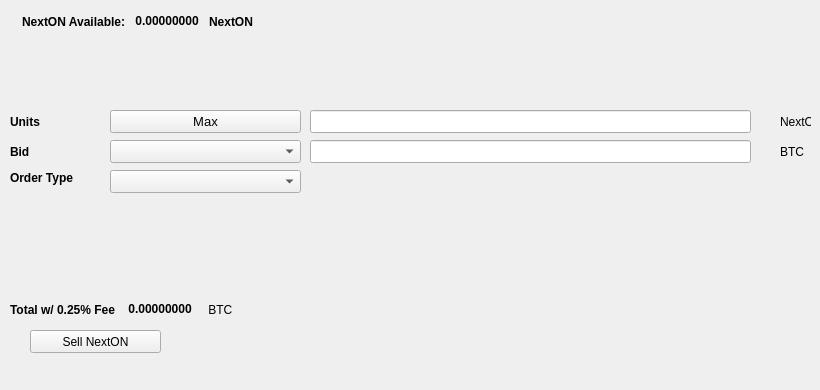
   <widget class="QWidget" name="SellTab">
    <attribute name="title">
     <string>Sell</string>
    </attribute>
    <widget class="QLabel" name="label_16">
     <property name="geometry">
      <rect>
       <x>780</x>
       <y>140</y>
       <width>31</width>
       <height>23</height>
      </rect>
     </property>
     <property name="text">
      <string>BTC</string>
     </property>
    </widget>
    <widget class="QComboBox" name="SellBidcomboBox">
     <property name="geometry">
      <rect>
       <x>110</x>
       <y>140</y>
       <width>191</width>
       <height>23</height>
      </rect>
     </property>
     <property name="font">
      <font>
       <pointsize>10</pointsize>
      </font>
     </property>
    </widget>
    <widget class="QLabel" name="label_18">
     <property name="geometry">
      <rect>
       <x>10</x>
       <y>110</y>
       <width>46</width>
       <height>23</height>
      </rect>
     </property>
     <property name="font">
      <font>
       <weight>75</weight>
       <bold>true</bold>
      </font>
     </property>
     <property name="text">
      <string>Units</string>
     </property>
    </widget>
    <widget class="QPushButton" name="Sell_Max_Amount">
     <property name="geometry">
      <rect>
       <x>110</x>
       <y>110</y>
       <width>191</width>
       <height>23</height>
      </rect>
     </property>
     <property name="font">
      <font>
       <pointsize>10</pointsize>
      </font>
     </property>
     <property name="text">
      <string>Max</string>
     </property>
    </widget>
    <widget class="QLabel" name="label_20">
     <property name="geometry">
      <rect>
       <x>10</x>
       <y>170</y>
       <width>91</width>
       <height>16</height>
      </rect>
     </property>
     <property name="font">
      <font>
       <weight>75</weight>
       <bold>true</bold>
      </font>
     </property>
     <property name="text">
      <string>Order Type</string>
     </property>
    </widget>
    <widget class="QComboBox" name="SellOrdertypeCombo">
     <property name="geometry">
      <rect>
       <x>110</x>
       <y>170</y>
       <width>191</width>
       <height>23</height>
      </rect>
     </property>
     <property name="font">
      <font>
       <pointsize>10</pointsize>
      </font>
     </property>
    </widget>
    <widget class="QLabel" name="label_21">
     <property name="geometry">
      <rect>
       <x>10</x>
       <y>140</y>
       <width>46</width>
       <height>23</height>
      </rect>
     </property>
     <property name="font">
      <font>
       <weight>75</weight>
       <bold>true</bold>
      </font>
     </property>
     <property name="text">
      <string>Bid</string>
     </property>
    </widget>
    <widget class="QLabel" name="label_22">
     <property name="geometry">
      <rect>
       <x>780</x>
       <y>110</y>
       <width>31</width>
       <height>23</height>
      </rect>
     </property>
     <property name="text">
      <string>NextON</string>
     </property>
    </widget>
    <widget class="QLineEdit" name="UnitsInputNextON">
     <property name="geometry">
      <rect>
       <x>310</x>
       <y>110</y>
       <width>441</width>
       <height>23</height>
      </rect>
     </property>
     <property name="font">
      <font>
       <pointsize>9</pointsize>
       <weight>75</weight>
       <bold>true</bold>
      </font>
     </property>
    </widget>
    <widget class="QLineEdit" name="SellBidPriceEdit">
     <property name="geometry">
      <rect>
       <x>310</x>
       <y>140</y>
       <width>441</width>
       <height>23</height>
      </rect>
     </property>
     <property name="font">
      <font>
       <pointsize>9</pointsize>
       <weight>75</weight>
       <bold>true</bold>
      </font>
     </property>
    </widget>
    <widget class="QPushButton" name="SellNextONBTN">
     <property name="geometry">
      <rect>
       <x>30</x>
       <y>330</y>
       <width>131</width>
       <height>23</height>
      </rect>
     </property>
     <property name="text">
      <string>Sell NextON</string>
     </property>
     <property name="icon">
      <iconset resource="../nxton">
       <normaloff>:/icons/bitcoin</normaloff>:/icons/bitcoin</iconset>
     </property>
    </widget>
    <widget class="QWidget" name="layoutWidget3">
     <property name="geometry">
      <rect>
       <x>22</x>
       <y>12</y>
       <width>258</width>
       <height>19</height>
      </rect>
     </property>
     <layout class="QHBoxLayout" name="horizontalLayout">
      <item>
       <widget class="QLabel" name="label232_2">
        <property name="font">
         <font>
          <weight>75</weight>
          <bold>true</bold>
         </font>
        </property>
        <property name="text">
         <string>NextON Available:</string>
        </property>
       </widget>
      </item>
      <item>
       <widget class="QLabel" name="NextONAvailableLabel">
        <property name="palette">
         <palette>
          <active>
           <colorrole role="WindowText">
            <brush brushstyle="SolidPattern">
             <color alpha="255">
              <red>0</red>
              <green>0</green>
              <blue>0</blue>
             </color>
            </brush>
           </colorrole>
           <colorrole role="Button">
            <brush brushstyle="SolidPattern">
             <color alpha="255">
              <red>0</red>
              <green>170</green>
              <blue>0</blue>
             </color>
            </brush>
           </colorrole>
           <colorrole role="Light">
            <brush brushstyle="SolidPattern">
             <color alpha="255">
              <red>0</red>
              <green>255</green>
              <blue>0</blue>
             </color>
            </brush>
           </colorrole>
           <colorrole role="Midlight">
            <brush brushstyle="SolidPattern">
             <color alpha="255">
              <red>0</red>
              <green>212</green>
              <blue>0</blue>
             </color>
            </brush>
           </colorrole>
           <colorrole role="Dark">
            <brush brushstyle="SolidPattern">
             <color alpha="255">
              <red>0</red>
              <green>85</green>
              <blue>0</blue>
             </color>
            </brush>
           </colorrole>
           <colorrole role="Mid">
            <brush brushstyle="SolidPattern">
             <color alpha="255">
              <red>0</red>
              <green>113</green>
              <blue>0</blue>
             </color>
            </brush>
           </colorrole>
           <colorrole role="Text">
            <brush brushstyle="SolidPattern">
             <color alpha="255">
              <red>0</red>
              <green>170</green>
              <blue>0</blue>
             </color>
            </brush>
           </colorrole>
           <colorrole role="BrightText">
            <brush brushstyle="SolidPattern">
             <color alpha="255">
              <red>255</red>
              <green>255</green>
              <blue>255</blue>
             </color>
            </brush>
           </colorrole>
           <colorrole role="ButtonText">
            <brush brushstyle="SolidPattern">
             <color alpha="255">
              <red>0</red>
              <green>0</green>
              <blue>0</blue>
             </color>
            </brush>
           </colorrole>
           <colorrole role="Base">
            <brush brushstyle="SolidPattern">
             <color alpha="255">
              <red>255</red>
              <green>255</green>
              <blue>255</blue>
             </color>
            </brush>
           </colorrole>
           <colorrole role="Window">
            <brush brushstyle="SolidPattern">
             <color alpha="255">
              <red>0</red>
              <green>170</green>
              <blue>0</blue>
             </color>
            </brush>
           </colorrole>
           <colorrole role="Shadow">
            <brush brushstyle="SolidPattern">
             <color alpha="255">
              <red>0</red>
              <green>0</green>
              <blue>0</blue>
             </color>
            </brush>
           </colorrole>
           <colorrole role="AlternateBase">
            <brush brushstyle="SolidPattern">
             <color alpha="255">
              <red>127</red>
              <green>212</green>
              <blue>127</blue>
             </color>
            </brush>
           </colorrole>
           <colorrole role="ToolTipBase">
            <brush brushstyle="SolidPattern">
             <color alpha="255">
              <red>255</red>
              <green>255</green>
              <blue>220</blue>
             </color>
            </brush>
           </colorrole>
           <colorrole role="ToolTipText">
            <brush brushstyle="SolidPattern">
             <color alpha="255">
              <red>0</red>
              <green>0</green>
              <blue>0</blue>
             </color>
            </brush>
           </colorrole>
          </active>
          <inactive>
           <colorrole role="WindowText">
            <brush brushstyle="SolidPattern">
             <color alpha="255">
              <red>0</red>
              <green>0</green>
              <blue>0</blue>
             </color>
            </brush>
           </colorrole>
           <colorrole role="Button">
            <brush brushstyle="SolidPattern">
             <color alpha="255">
              <red>0</red>
              <green>170</green>
              <blue>0</blue>
             </color>
            </brush>
           </colorrole>
           <colorrole role="Light">
            <brush brushstyle="SolidPattern">
             <color alpha="255">
              <red>0</red>
              <green>255</green>
              <blue>0</blue>
             </color>
            </brush>
           </colorrole>
           <colorrole role="Midlight">
            <brush brushstyle="SolidPattern">
             <color alpha="255">
              <red>0</red>
              <green>212</green>
              <blue>0</blue>
             </color>
            </brush>
           </colorrole>
           <colorrole role="Dark">
            <brush brushstyle="SolidPattern">
             <color alpha="255">
              <red>0</red>
              <green>85</green>
              <blue>0</blue>
             </color>
            </brush>
           </colorrole>
           <colorrole role="Mid">
            <brush brushstyle="SolidPattern">
             <color alpha="255">
              <red>0</red>
              <green>113</green>
              <blue>0</blue>
             </color>
            </brush>
           </colorrole>
           <colorrole role="Text">
            <brush brushstyle="SolidPattern">
             <color alpha="255">
              <red>0</red>
              <green>170</green>
              <blue>0</blue>
             </color>
            </brush>
           </colorrole>
           <colorrole role="BrightText">
            <brush brushstyle="SolidPattern">
             <color alpha="255">
              <red>255</red>
              <green>255</green>
              <blue>255</blue>
             </color>
            </brush>
           </colorrole>
           <colorrole role="ButtonText">
            <brush brushstyle="SolidPattern">
             <color alpha="255">
              <red>0</red>
              <green>0</green>
              <blue>0</blue>
             </color>
            </brush>
           </colorrole>
           <colorrole role="Base">
            <brush brushstyle="SolidPattern">
             <color alpha="255">
              <red>255</red>
              <green>255</green>
              <blue>255</blue>
             </color>
            </brush>
           </colorrole>
           <colorrole role="Window">
            <brush brushstyle="SolidPattern">
             <color alpha="255">
              <red>0</red>
              <green>170</green>
              <blue>0</blue>
             </color>
            </brush>
           </colorrole>
           <colorrole role="Shadow">
            <brush brushstyle="SolidPattern">
             <color alpha="255">
              <red>0</red>
              <green>0</green>
              <blue>0</blue>
             </color>
            </brush>
           </colorrole>
           <colorrole role="AlternateBase">
            <brush brushstyle="SolidPattern">
             <color alpha="255">
              <red>127</red>
              <green>212</green>
              <blue>127</blue>
             </color>
            </brush>
           </colorrole>
           <colorrole role="ToolTipBase">
            <brush brushstyle="SolidPattern">
             <color alpha="255">
              <red>255</red>
              <green>255</green>
              <blue>220</blue>
             </color>
            </brush>
           </colorrole>
           <colorrole role="ToolTipText">
            <brush brushstyle="SolidPattern">
             <color alpha="255">
              <red>0</red>
              <green>0</green>
              <blue>0</blue>
             </color>
            </brush>
           </colorrole>
          </inactive>
          <disabled>
           <colorrole role="WindowText">
            <brush brushstyle="SolidPattern">
             <color alpha="255">
              <red>0</red>
              <green>85</green>
              <blue>0</blue>
             </color>
            </brush>
           </colorrole>
           <colorrole role="Button">
            <brush brushstyle="SolidPattern">
             <color alpha="255">
              <red>0</red>
              <green>170</green>
              <blue>0</blue>
             </color>
            </brush>
           </colorrole>
           <colorrole role="Light">
            <brush brushstyle="SolidPattern">
             <color alpha="255">
              <red>0</red>
              <green>255</green>
              <blue>0</blue>
             </color>
            </brush>
           </colorrole>
           <colorrole role="Midlight">
            <brush brushstyle="SolidPattern">
             <color alpha="255">
              <red>0</red>
              <green>212</green>
              <blue>0</blue>
             </color>
            </brush>
           </colorrole>
           <colorrole role="Dark">
            <brush brushstyle="SolidPattern">
             <color alpha="255">
              <red>0</red>
              <green>85</green>
              <blue>0</blue>
             </color>
            </brush>
           </colorrole>
           <colorrole role="Mid">
            <brush brushstyle="SolidPattern">
             <color alpha="255">
              <red>0</red>
              <green>113</green>
              <blue>0</blue>
             </color>
            </brush>
           </colorrole>
           <colorrole role="Text">
            <brush brushstyle="SolidPattern">
             <color alpha="255">
              <red>0</red>
              <green>85</green>
              <blue>0</blue>
             </color>
            </brush>
           </colorrole>
           <colorrole role="BrightText">
            <brush brushstyle="SolidPattern">
             <color alpha="255">
              <red>255</red>
              <green>255</green>
              <blue>255</blue>
             </color>
            </brush>
           </colorrole>
           <colorrole role="ButtonText">
            <brush brushstyle="SolidPattern">
             <color alpha="255">
              <red>0</red>
              <green>85</green>
              <blue>0</blue>
             </color>
            </brush>
           </colorrole>
           <colorrole role="Base">
            <brush brushstyle="SolidPattern">
             <color alpha="255">
              <red>0</red>
              <green>170</green>
              <blue>0</blue>
             </color>
            </brush>
           </colorrole>
           <colorrole role="Window">
            <brush brushstyle="SolidPattern">
             <color alpha="255">
              <red>0</red>
              <green>170</green>
              <blue>0</blue>
             </color>
            </brush>
           </colorrole>
           <colorrole role="Shadow">
            <brush brushstyle="SolidPattern">
             <color alpha="255">
              <red>0</red>
              <green>0</green>
              <blue>0</blue>
             </color>
            </brush>
           </colorrole>
           <colorrole role="AlternateBase">
            <brush brushstyle="SolidPattern">
             <color alpha="255">
              <red>0</red>
              <green>170</green>
              <blue>0</blue>
             </color>
            </brush>
           </colorrole>
           <colorrole role="ToolTipBase">
            <brush brushstyle="SolidPattern">
             <color alpha="255">
              <red>255</red>
              <green>255</green>
              <blue>220</blue>
             </color>
            </brush>
           </colorrole>
           <colorrole role="ToolTipText">
            <brush brushstyle="SolidPattern">
             <color alpha="255">
              <red>0</red>
              <green>0</green>
              <blue>0</blue>
             </color>
            </brush>
           </colorrole>
          </disabled>
         </palette>
        </property>
        <property name="font">
         <font>
          <weight>75</weight>
          <bold>true</bold>
         </font>
        </property>
        <property name="text">
         <string> 0.00000000 </string>
        </property>
        <property name="textInteractionFlags">
         <set>Qt::LinksAccessibleByMouse|Qt::TextSelectableByKeyboard|Qt::TextSelectableByMouse</set>
        </property>
       </widget>
      </item>
      <item>
       <widget class="QLabel" name="labelNextON">
        <property name="font">
         <font>
          <weight>75</weight>
          <bold>true</bold>
         </font>
        </property>
        <property name="text">
         <string>NextON</string>
        </property>
       </widget>
      </item>
     </layout>
    </widget>
    <widget class="QWidget" name="layoutWidget">
     <property name="geometry">
      <rect>
       <x>10</x>
       <y>300</y>
       <width>268</width>
       <height>19</height>
      </rect>
     </property>
     <layout class="QHBoxLayout" name="horizontalLayout_2">
      <item>
       <widget class="QLabel" name="label_19">
        <property name="font">
         <font>
          <weight>75</weight>
          <bold>true</bold>
         </font>
        </property>
        <property name="text">
         <string>Total w/ 0.25% Fee </string>
        </property>
       </widget>
      </item>
      <item>
       <widget class="QLabel" name="SellCostLabel">
        <property name="palette">
         <palette>
          <active>
           <colorrole role="WindowText">
            <brush brushstyle="SolidPattern">
             <color alpha="255">
              <red>0</red>
              <green>0</green>
              <blue>0</blue>
             </color>
            </brush>
           </colorrole>
           <colorrole role="Button">
            <brush brushstyle="SolidPattern">
             <color alpha="255">
              <red>0</red>
              <green>170</green>
              <blue>0</blue>
             </color>
            </brush>
           </colorrole>
           <colorrole role="Light">
            <brush brushstyle="SolidPattern">
             <color alpha="255">
              <red>0</red>
              <green>255</green>
              <blue>0</blue>
             </color>
            </brush>
           </colorrole>
           <colorrole role="Midlight">
            <brush brushstyle="SolidPattern">
             <color alpha="255">
              <red>0</red>
              <green>212</green>
              <blue>0</blue>
             </color>
            </brush>
           </colorrole>
           <colorrole role="Dark">
            <brush brushstyle="SolidPattern">
             <color alpha="255">
              <red>0</red>
              <green>85</green>
              <blue>0</blue>
             </color>
            </brush>
           </colorrole>
           <colorrole role="Mid">
            <brush brushstyle="SolidPattern">
             <color alpha="255">
              <red>0</red>
              <green>113</green>
              <blue>0</blue>
             </color>
            </brush>
           </colorrole>
           <colorrole role="Text">
            <brush brushstyle="SolidPattern">
             <color alpha="255">
              <red>0</red>
              <green>170</green>
              <blue>0</blue>
             </color>
            </brush>
           </colorrole>
           <colorrole role="BrightText">
            <brush brushstyle="SolidPattern">
             <color alpha="255">
              <red>255</red>
              <green>255</green>
              <blue>255</blue>
             </color>
            </brush>
           </colorrole>
           <colorrole role="ButtonText">
            <brush brushstyle="SolidPattern">
             <color alpha="255">
              <red>0</red>
              <green>0</green>
              <blue>0</blue>
             </color>
            </brush>
           </colorrole>
           <colorrole role="Base">
            <brush brushstyle="SolidPattern">
             <color alpha="255">
              <red>255</red>
              <green>255</green>
              <blue>255</blue>
             </color>
            </brush>
           </colorrole>
           <colorrole role="Window">
            <brush brushstyle="SolidPattern">
             <color alpha="255">
              <red>0</red>
              <green>170</green>
              <blue>0</blue>
             </color>
            </brush>
           </colorrole>
           <colorrole role="Shadow">
            <brush brushstyle="SolidPattern">
             <color alpha="255">
              <red>0</red>
              <green>0</green>
              <blue>0</blue>
             </color>
            </brush>
           </colorrole>
           <colorrole role="AlternateBase">
            <brush brushstyle="SolidPattern">
             <color alpha="255">
              <red>127</red>
              <green>212</green>
              <blue>127</blue>
             </color>
            </brush>
           </colorrole>
           <colorrole role="ToolTipBase">
            <brush brushstyle="SolidPattern">
             <color alpha="255">
              <red>255</red>
              <green>255</green>
              <blue>220</blue>
             </color>
            </brush>
           </colorrole>
           <colorrole role="ToolTipText">
            <brush brushstyle="SolidPattern">
             <color alpha="255">
              <red>0</red>
              <green>0</green>
              <blue>0</blue>
             </color>
            </brush>
           </colorrole>
          </active>
          <inactive>
           <colorrole role="WindowText">
            <brush brushstyle="SolidPattern">
             <color alpha="255">
              <red>0</red>
              <green>0</green>
              <blue>0</blue>
             </color>
            </brush>
           </colorrole>
           <colorrole role="Button">
            <brush brushstyle="SolidPattern">
             <color alpha="255">
              <red>0</red>
              <green>170</green>
              <blue>0</blue>
             </color>
            </brush>
           </colorrole>
           <colorrole role="Light">
            <brush brushstyle="SolidPattern">
             <color alpha="255">
              <red>0</red>
              <green>255</green>
              <blue>0</blue>
             </color>
            </brush>
           </colorrole>
           <colorrole role="Midlight">
            <brush brushstyle="SolidPattern">
             <color alpha="255">
              <red>0</red>
              <green>212</green>
              <blue>0</blue>
             </color>
            </brush>
           </colorrole>
           <colorrole role="Dark">
            <brush brushstyle="SolidPattern">
             <color alpha="255">
              <red>0</red>
              <green>85</green>
              <blue>0</blue>
             </color>
            </brush>
           </colorrole>
           <colorrole role="Mid">
            <brush brushstyle="SolidPattern">
             <color alpha="255">
              <red>0</red>
              <green>113</green>
              <blue>0</blue>
             </color>
            </brush>
           </colorrole>
           <colorrole role="Text">
            <brush brushstyle="SolidPattern">
             <color alpha="255">
              <red>0</red>
              <green>170</green>
              <blue>0</blue>
             </color>
            </brush>
           </colorrole>
           <colorrole role="BrightText">
            <brush brushstyle="SolidPattern">
             <color alpha="255">
              <red>255</red>
              <green>255</green>
              <blue>255</blue>
             </color>
            </brush>
           </colorrole>
           <colorrole role="ButtonText">
            <brush brushstyle="SolidPattern">
             <color alpha="255">
              <red>0</red>
              <green>0</green>
              <blue>0</blue>
             </color>
            </brush>
           </colorrole>
           <colorrole role="Base">
            <brush brushstyle="SolidPattern">
             <color alpha="255">
              <red>255</red>
              <green>255</green>
              <blue>255</blue>
             </color>
            </brush>
           </colorrole>
           <colorrole role="Window">
            <brush brushstyle="SolidPattern">
             <color alpha="255">
              <red>0</red>
              <green>170</green>
              <blue>0</blue>
             </color>
            </brush>
           </colorrole>
           <colorrole role="Shadow">
            <brush brushstyle="SolidPattern">
             <color alpha="255">
              <red>0</red>
              <green>0</green>
              <blue>0</blue>
             </color>
            </brush>
           </colorrole>
           <colorrole role="AlternateBase">
            <brush brushstyle="SolidPattern">
             <color alpha="255">
              <red>127</red>
              <green>212</green>
              <blue>127</blue>
             </color>
            </brush>
           </colorrole>
           <colorrole role="ToolTipBase">
            <brush brushstyle="SolidPattern">
             <color alpha="255">
              <red>255</red>
              <green>255</green>
              <blue>220</blue>
             </color>
            </brush>
           </colorrole>
           <colorrole role="ToolTipText">
            <brush brushstyle="SolidPattern">
             <color alpha="255">
              <red>0</red>
              <green>0</green>
              <blue>0</blue>
             </color>
            </brush>
           </colorrole>
          </inactive>
          <disabled>
           <colorrole role="WindowText">
            <brush brushstyle="SolidPattern">
             <color alpha="255">
              <red>0</red>
              <green>85</green>
              <blue>0</blue>
             </color>
            </brush>
           </colorrole>
           <colorrole role="Button">
            <brush brushstyle="SolidPattern">
             <color alpha="255">
              <red>0</red>
              <green>170</green>
              <blue>0</blue>
             </color>
            </brush>
           </colorrole>
           <colorrole role="Light">
            <brush brushstyle="SolidPattern">
             <color alpha="255">
              <red>0</red>
              <green>255</green>
              <blue>0</blue>
             </color>
            </brush>
           </colorrole>
           <colorrole role="Midlight">
            <brush brushstyle="SolidPattern">
             <color alpha="255">
              <red>0</red>
              <green>212</green>
              <blue>0</blue>
             </color>
            </brush>
           </colorrole>
           <colorrole role="Dark">
            <brush brushstyle="SolidPattern">
             <color alpha="255">
              <red>0</red>
              <green>85</green>
              <blue>0</blue>
             </color>
            </brush>
           </colorrole>
           <colorrole role="Mid">
            <brush brushstyle="SolidPattern">
             <color alpha="255">
              <red>0</red>
              <green>113</green>
              <blue>0</blue>
             </color>
            </brush>
           </colorrole>
           <colorrole role="Text">
            <brush brushstyle="SolidPattern">
             <color alpha="255">
              <red>0</red>
              <green>85</green>
              <blue>0</blue>
             </color>
            </brush>
           </colorrole>
           <colorrole role="BrightText">
            <brush brushstyle="SolidPattern">
             <color alpha="255">
              <red>255</red>
              <green>255</green>
              <blue>255</blue>
             </color>
            </brush>
           </colorrole>
           <colorrole role="ButtonText">
            <brush brushstyle="SolidPattern">
             <color alpha="255">
              <red>0</red>
              <green>85</green>
              <blue>0</blue>
             </color>
            </brush>
           </colorrole>
           <colorrole role="Base">
            <brush brushstyle="SolidPattern">
             <color alpha="255">
              <red>0</red>
              <green>170</green>
              <blue>0</blue>
             </color>
            </brush>
           </colorrole>
           <colorrole role="Window">
            <brush brushstyle="SolidPattern">
             <color alpha="255">
              <red>0</red>
              <green>170</green>
              <blue>0</blue>
             </color>
            </brush>
           </colorrole>
           <colorrole role="Shadow">
            <brush brushstyle="SolidPattern">
             <color alpha="255">
              <red>0</red>
              <green>0</green>
              <blue>0</blue>
             </color>
            </brush>
           </colorrole>
           <colorrole role="AlternateBase">
            <brush brushstyle="SolidPattern">
             <color alpha="255">
              <red>0</red>
              <green>170</green>
              <blue>0</blue>
             </color>
            </brush>
           </colorrole>
           <colorrole role="ToolTipBase">
            <brush brushstyle="SolidPattern">
             <color alpha="255">
              <red>255</red>
              <green>255</green>
              <blue>220</blue>
             </color>
            </brush>
           </colorrole>
           <colorrole role="ToolTipText">
            <brush brushstyle="SolidPattern">
             <color alpha="255">
              <red>0</red>
              <green>0</green>
              <blue>0</blue>
             </color>
            </brush>
           </colorrole>
          </disabled>
         </palette>
        </property>
        <property name="font">
         <font>
          <weight>75</weight>
          <bold>true</bold>
         </font>
        </property>
        <property name="autoFillBackground">
         <bool>false</bool>
        </property>
        <property name="text">
         <string> 0.00000000</string>
        </property>
        <property name="textInteractionFlags">
         <set>Qt::LinksAccessibleByMouse|Qt::TextSelectableByMouse</set>
        </property>
       </widget>
      </item>
      <item>
       <widget class="QLabel" name="label_17">
        <property name="font">
         <font>
          <weight>50</weight>
          <bold>false</bold>
         </font>
        </property>
        <property name="text">
         <string> BTC</string>
        </property>
       </widget>
      </item>
     </layout>
    </widget>
    <widget class="QLabel" name="label_23">
     <property name="geometry">
      <rect>
       <x>460</x>
       <y>300</y>
       <width>281</width>
       <height>81</height>
      </rect>
     </property>
     <property name="text">
      <string/>
     </property>
     <property name="pixmap">
      <pixmap>:/images/bittrex</pixmap>
     </property>
    </widget>
   </widget>
